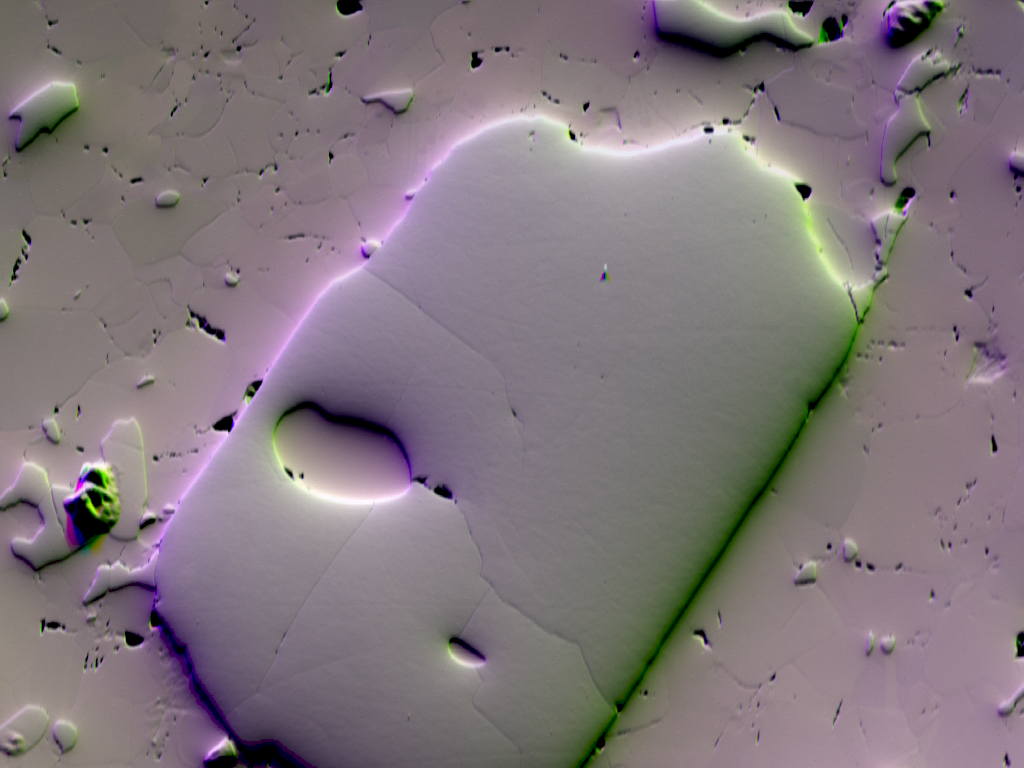
%> input picture imageResize/Zircon-grain-FSEI.tif, 1024 x 768 px
$ octave --eval "imageResize;"   (GNU Octave 9; MATLAB toolbox functions it lacks are replaced by stand-ins)
%> lines starting %> are read from the running program, lines starting %| are printed output that depends on the picture
function imageResize
%% Demonstration description:
% This demonstration interactively resizes an image. When adapted as a
% function, it may be used in conjunction with ebsd map data to correct
% for drift during map acquisition.
%
%% Author:
% Dr. Azdiar Gazder, 2023, azdiaratuowdotedudotau
%
%% Syntax:
%  imageResize
%
%% Input:
%  none
%
%% Output:
%  none
%
%% Options:
%  none
%%

clear all; clear hidden; close all; clc;

% Step 1: Input an image and convert to grayscale
img = imread('Zircon-grain-FSEI.tif');
img = rgb2gray(img(:,:,1:3));
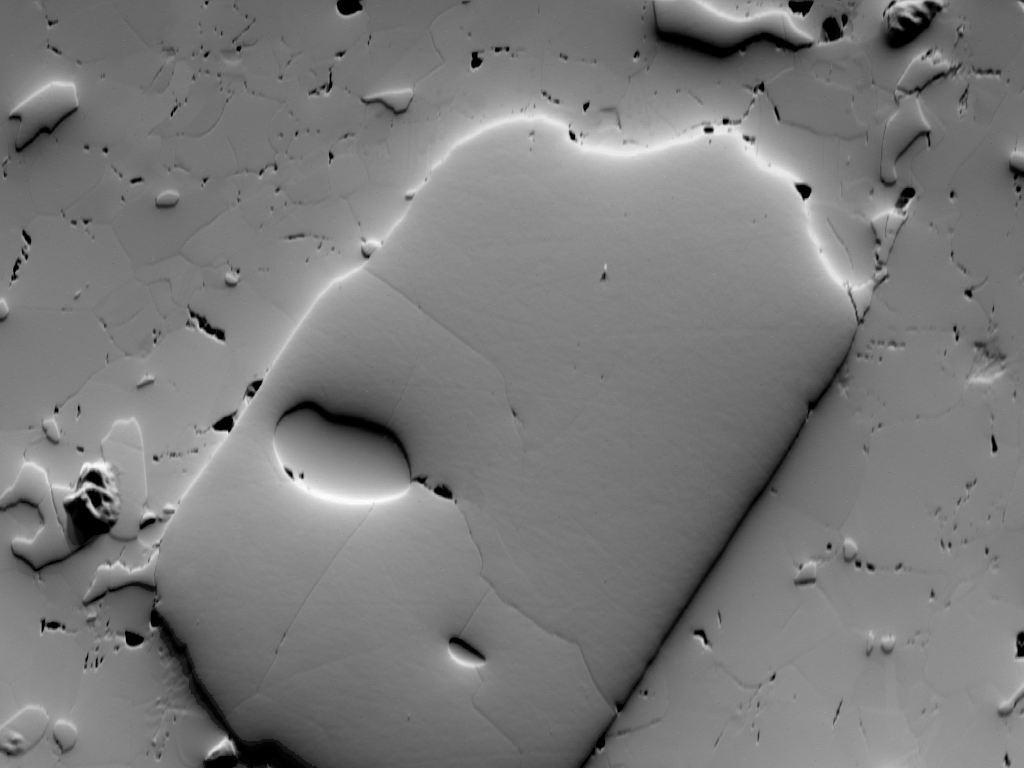
%> img: size 768x1024 uint8; min 0, max 255, mean 122.1

% Step 2: Create a figure
figure

% Enable the user to interactively resize the image
while true
    % Step 3: Display the original (and subsequently resized) image
    im = imshow(img);

    % Step 4: Calculate the size of the original (and subsequently
    % resized) image
    imgSize = size(img);
    imgWidth = imgSize(2);
    imgHeight = imgSize(1);

    % Step 5: Create an interactive rectangular selection using imrect
    hRect = imrect(gca, [1, 1, imgWidth-1, imgHeight-1]);

    % Step 6: Wait for the user to finish adjusting the rectangle
    wait(hRect);

    % Step 7: Get the updated rectangle position
    rectPosition = hRect.getPosition();

    % Step 8: Calculate the new size of the image based on the selected
    % rectangle
    rectWidth = round(rectPosition(3));
    rectHeight = round(rectPosition(4));

    % Step 9: Resize the image
    % % This method does not maintain aspect ratio or avoid distortion
    % resizedImg = imresize(img,[rectHeight rectWidth]);
    % This method maintains aspect ratio or avoid distortion
    scaleFactor = min(rectWidth/imgWidth, rectHeight/imgHeight);
    resizedImg = imresize(img,scaleFactor);


%     % Step 9: Resize and transform the image
%     % Define the transformation matrix for the selected rectangle
%     T = [rectWidth/imgWidth       0                         0;...
%          0                        rectHeight/imgHeight      0;...
%          rectPosition(1)/imgWidth rectPosition(2)/imgHeight 1];
%     % Apply an affine transformation to the image
%     resizedImg = imwarp(img, affine2d(T), 'OutputView', imref2d(size(img)));
%     % Remove the blank space (black pixels)
%     cropUpper = max(find(diag(resizedImg) ~= 0));
%     cropLower = min(find(diag(resizedImg) ~= 0));
%     cropDiff = cropUpper - cropLower;
%     resizedImg = imcrop(resizedImg, [cropLower, cropLower, cropDiff, cropDiff]);


    % Step 10: Clear the image from Step 3
    delete(im);

    % Step 11: Update the original image matrix
    img = resizedImg;
    size(img)
end
%> this loop made 1 pass
%> pass 1, in imageResize, `im = imshow(img);`:
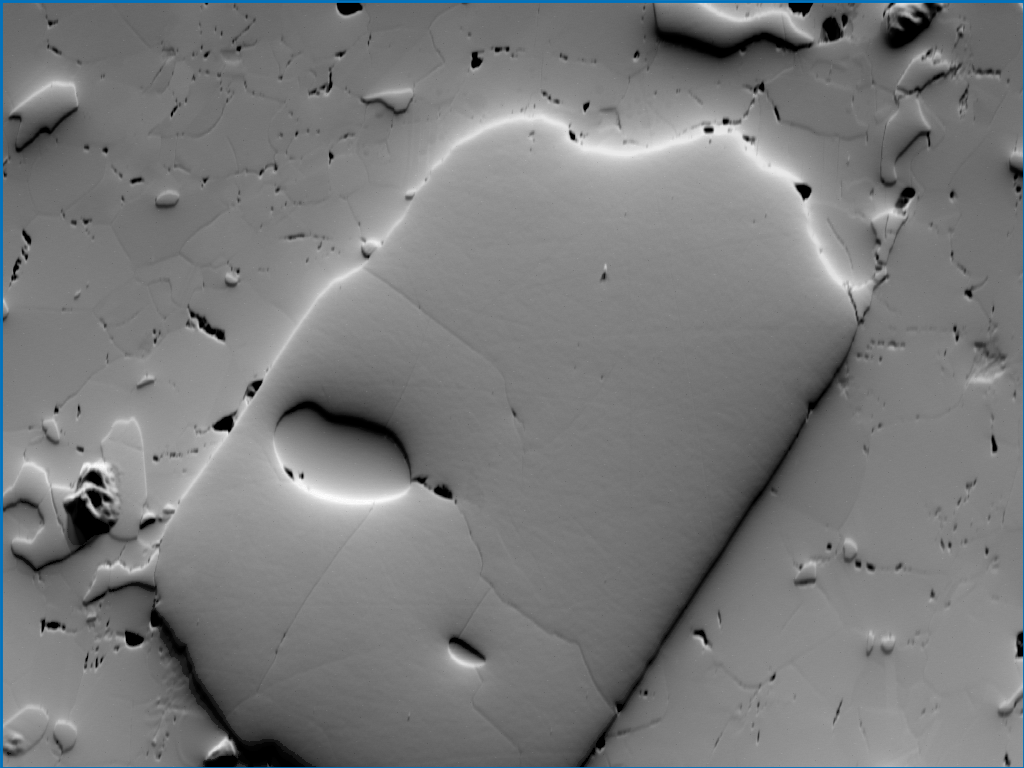
%> figure redrawn from the program's plot data
end
%> (the run ends here)
